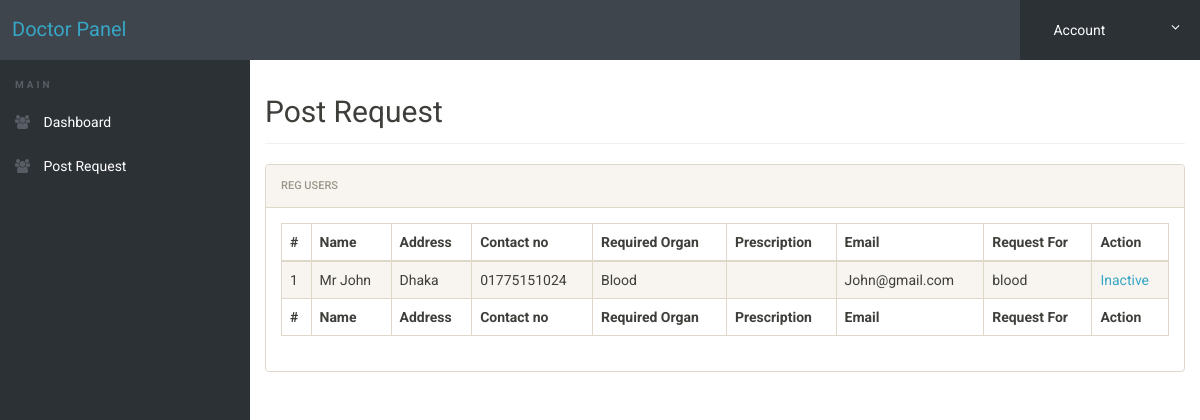
/admin/doctor-post-request.php (signed in), run on an earlier commit of the app's database.
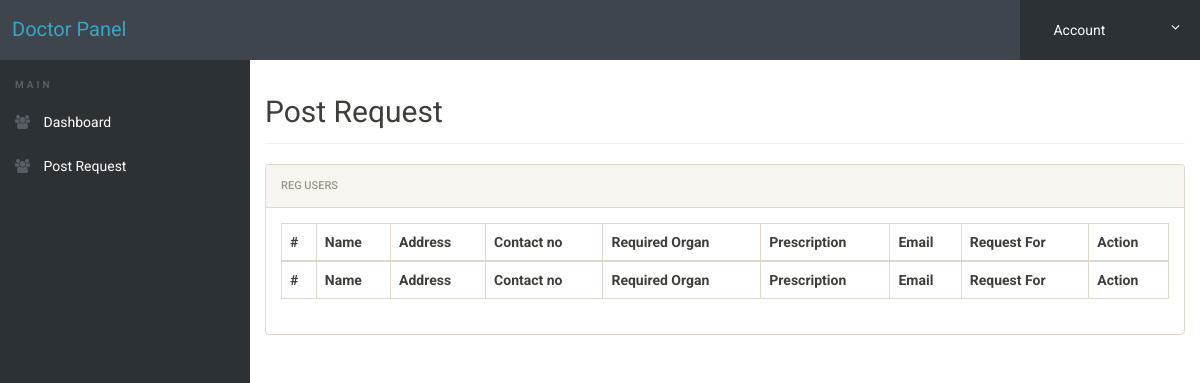
And on a later commit of the database.
### tables this page shows
CREATE TABLE IF NOT EXISTS `post_request` (
  `id` int(10) NOT NULL AUTO_INCREMENT,
  `patientName` varchar(100) NOT NULL,
  `address` varchar(255) NOT NULL,
  `phone` varchar(30) NOT NULL,
  `requiredorgan` varchar(100) NOT NULL,
  `prescription` varchar(255) NOT NULL,
  `email` varchar(30) NOT NULL,
  `donate_user` varchar(100) NOT NULL,
  `action` int(11) NOT NULL DEFAULT 0,
  PRIMARY KEY (`id`)
);

### admin/doctor-post-request.php (the view, shortened to what this page needs)
<?php
	require_once("../backend/db.php");
 ?>
<!doctype html>
<html lang="en" class="no-js">
<head>
	<link rel="stylesheet" href="css/font-awesome.min.css">
	<link rel="stylesheet" href="css/bootstrap.min.css">
	<link rel="stylesheet" href="css/dataTables.bootstrap.min.css">
	<link rel="stylesheet" href="css/bootstrap-social.css">
	<link rel="stylesheet" href="css/bootstrap-select.css">
	<link rel="stylesheet" href="css/fileinput.min.css">
	<link rel="stylesheet" href="css/awesome-bootstrap-checkbox.css">
	<link rel="stylesheet" href="css/style.css">
</head>
<body>
	<?php include('includes/doctor-header.php');?>
	<div class="ts-main-content">
		<?php include('includes/leftbar-doctor.php');?>
		<div class="content-wrapper">
			<div class="container-fluid">
				<div class="row">
					<div class="col-md-12">
						<h2 class="page-title">Post Request</h2>
						<div class="panel panel-default">
							<div class="panel-heading">Reg Users</div>
							<div class="panel-body">
								<table id="zctb" class="display table table-striped table-bordered table-hover" cellspacing="0" width="100%">
									<thead>
										<tr>
											<th>#</th>
											<th> Name</th>
											<th>Address </th>
											<th>Contact no</th>
											<th>Required Organ</th>
											<th>Prescription</th>
											<th>Email</th>
											<th>Request For</th>
											<th>Action</th>
										</tr>
									</thead>
									<tfoot>
										<tr>
											<th>#</th>
											<th> Name</th>
											<th>Address </th>
											<th>Contact no</th>
											<th>Required Organ</th>
											<th>Prescription</th>
											<th>Email</th>
											<th>Request For</th>
											<th>Action</th>
										</tr>
									</tfoot>
									<tbody>
<?php
    $query = "SELECT * FROM post_request";
	$result= mysqli_query($connect, $query);
foreach($result as $data)
{
?>
										<tr>
											<td> <?php echo $data['id']?></td>
											<td><?php echo $data['patientName']?></td>
											<td><?php echo $data['address']?></td>
											<td><?php echo $data['phone']?></td>
											<td><?php echo $data['requiredorgan']?></td>
											<td><a target="_blank" href="../prescription_photo/<? echo $data['prescription']?>"><img class='urprescription' src="../prescription_photo/<? echo $data['prescription']?>" alt=""></a></td>
											<td><?php echo $data['email']?></td>
											<td><?php echo $data['donate_user']?></td>
											<td>
											<?php
$id = $data['id'];
											if($data['action'] == 1):
											?>	<a href="doctor-post-request.php?eid=<?php echo $id?>">Active</a>
											<?php else:?>
											 <a href="doctor-post-request.php?aeid=<?php echo $id?>">Inactive</a></td>
											<?php endif;?>
										</tr>
<?php }?>
									</tbody>
								</table>
							</div>
						</div>
					</div>
				</div>
			</div>
		</div>
	</div>
</body>
</html>

What changed in the data, as far as the page shows it:
removed post_request: id "1", patientName "Mr John", address "Dhaka", phone "01775151024", requiredorgan "Blood", email "John@gmail.com", donate_user "blood"
